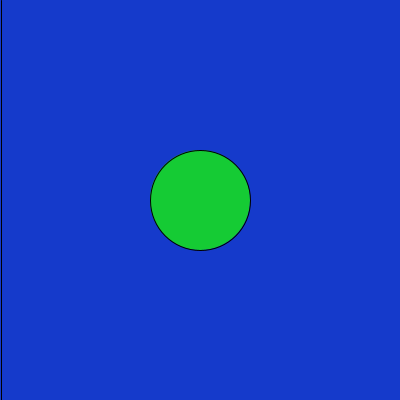
Frame 1 (no input)
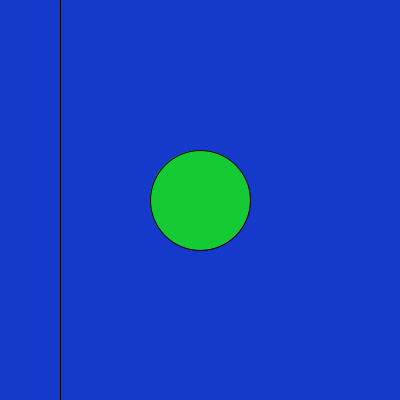
Frame 60 (the mouse pressed at the canvas centre just before this capture)
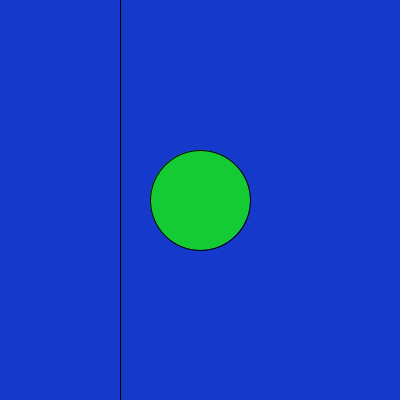
Frame 120 (the mouse held since frame 60 and released just before this capture)

The Processing sketch that drew these frames (run headless with seeded random() and noise(); from frame 60 on, the mouse is pressed at the canvas centre):

// Processing sketch: sketch_171006a
// ── sketch_171006a.pde
int x = 0;
int d = 1;

void setup() {
  size(400, 400);
}

void draw() {
  background(#153ACB);
  // Move x
  x = x+d;
  
  // Method 1 
  //  if (x >= width){
  //    d = d*-1;
  //  }
  //  if (x <= 0) {
  //   d = d*-1; 
  //  }
  
  // Method 2
  if ((x >=width) || (x<=0)) {
    d = d*-1;
  }

  if (x < width/2) {
    fill(#15CB34);
    ellipse(width/2, height/2, 100, 100);
  } else {
    fill(#3F4840);
    rectMode(CENTER);
    rect(width/2, height/2, 100, 100);
  }
  //draw the line
  line (x, 0, x, height);
}
